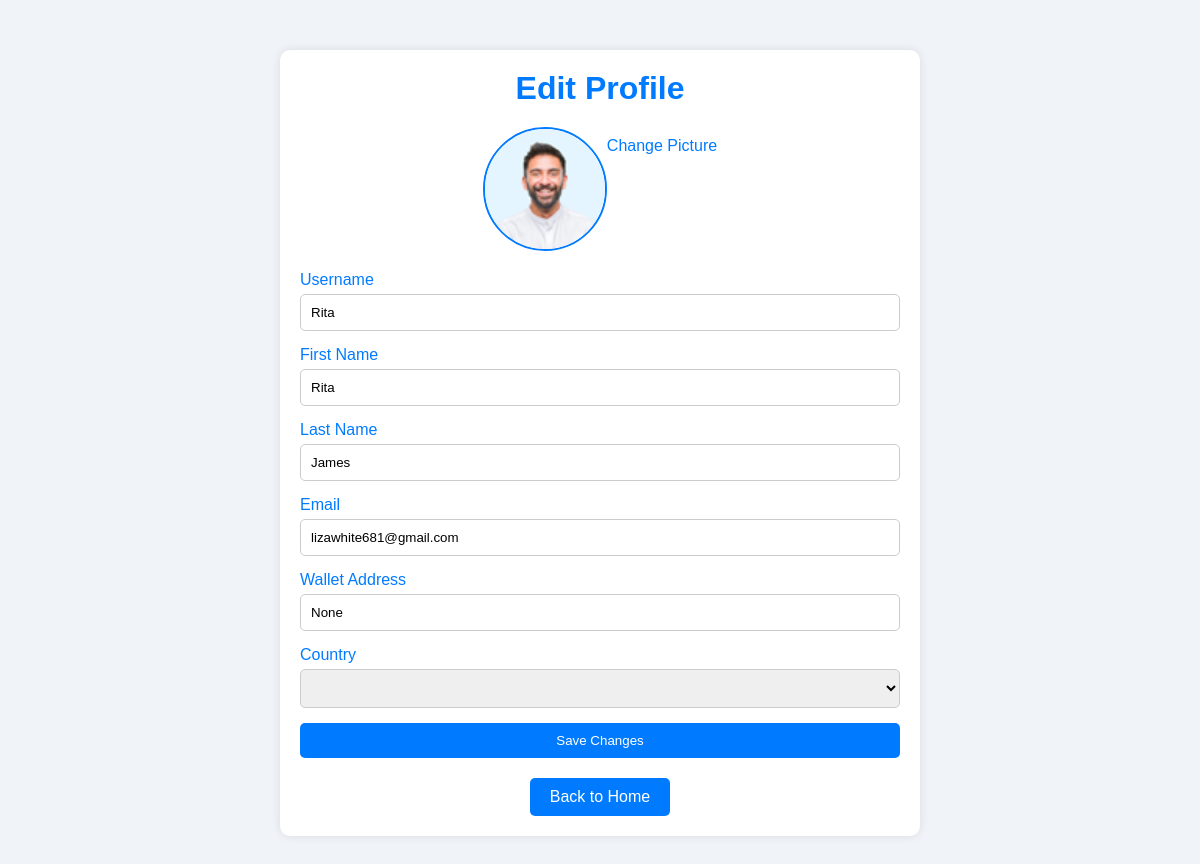
The app's page /profile_page (signed in) with its own data.
### WinCoinDevApp/models.py (models this page shows, shortened)
class CustomUser(AbstractUser):
    first_name = models.CharField(max_length=20)
    last_name = models.CharField(max_length=20)
    username = models.CharField(max_length=20, unique=True)
    email = models.EmailField(unique=True)
    phone_number = models.IntegerField(null=True, unique=True)
    wallet_address = models.CharField(max_length=100, null=True, blank=True)
    investment_plan = models.ForeignKey(InvestmentPlan, on_delete=models.CASCADE, related_name='investment_plans', null=True, blank=True)
    balance = models.IntegerField(default=0)
    country = models.CharField(max_length=100,null = True, blank=True)
    profile_picture = models.ImageField(upload_to='profile_pictures/', null=True, blank=True, default=settings.DEFAULT_PROFILE_PICTURE)  # New field
    STATUS = (
        ('admin', 'admin'),
        ('investor', 'investor'),
    )
    status = models.CharField(max_length=100, choices=STATUS, default='investor')
    groups = models.ManyToManyField(Group, related_name='customuser_set', blank=True)
    user_permissions = models.ManyToManyField(Permission, related_name='customuser_set', blank=True)
    USERNAME_FIELD = 'email'
    REQUIRED_FIELDS = ['username']

### WinCoinDevApp/views.py (the view)
# urls.py: path('profile_page', views.profile_page, name='profile_page'),
def profile_page(request):
    if request.method == 'POST':
        form = ProfileForm(request.POST, request.FILES, instance=request.user)
        if form.is_valid():
            form.save()
            return redirect('dashboard')
    else:
        form = ProfileForm(instance=request.user)
    return render(request, 'WinCoinDevApp/dashboard/profile_page.html',{'form':form})

### WinCoinDevApp/forms.py
class ProfileForm(forms.ModelForm):
    class Meta:
        model = CustomUser
        fields = ['profile_picture', 'username', 'first_name', 'last_name', 'email', 'wallet_address', 'country']
        widgets = {
            'country': forms.Select(choices=[(country.alpha_2, country.name) for country in pycountry.countries])
        }

### WinCoinDevApp/templates/WinCoinDevApp/dashboard/profile_page.html (shortened to what this page needs)
{% load static %}
<!DOCTYPE html>
<html lang="en">
<head>
</head>
<body>
<div class="profile-container">
    <div class="profile-header">
        <h1>Edit Profile</h1>
    </div>
    <form class="profile-form" method="post" enctype="multipart/form-data">
        <div class="profile-picture">
            <img src="{% if request.user.profile_picture %}{{ request.user.profile_picture.url }}{% else %}{% static 'dashboard/img/client_img.png' %}{% endif %}" alt="Profile Picture" id="profileImage">
            <label for="profilePictureInput" class="edit-picture">Change Picture</label>
        </div>
        <label for="username">Username</label>
        <input type="text" id="username" name="username" value="{{ form.username.value|default_if_none:request.user.username }}">
        <label for="firstName">First Name</label>
        <input type="text" id="firstName" name="first_name" value="{{ form.first_name.value|default_if_none:request.user.first_name }}">
        <label for="lastName">Last Name</label>
        <input type="text" id="lastName" name="last_name" value="{{ form.last_name.value|default_if_none:request.user.last_name }}">
        <label for="email">Email</label>
        <input type="email" id="email" name="email" value="{{ form.email.value|default_if_none:request.user.email }}">
        <label for="walletAddress">Wallet Address</label>
        <input type="text" id="walletAddress" name="wallet_address" value="{{ form.wallet_address.value|default_if_none:request.user.wallet_address }}">
        <label for="country">Country</label>
        <select id="country" name="country">
        </select>
        <button type="submit" class="save-button">Save Changes</button>
        <div class="button-container">
            <a href="{% url 'dashboard' %}" class="button">Back to Home</a>
        </div>
    </form>
</div>
</body>
</html>

### WinCoinDevApp/templates/WinCoinDevApp/dashboard/profile_page.html (style rules this page uses)
body { font-family: Arial, sans-serif; background-color: #f0f4f8; color: #333; margin: 0; padding: 0; }
.profile-container { max-width: 600px; margin: 50px auto; padding: 20px; background-color: #fff; border-radius: 10px; box-shadow: 0 0 10px rgba(0, 0, 0, 0.1); }
.profile-header { text-align: center; margin-bottom: 20px; }
.profile-header h1 { margin: 0; color: #007bff; }
.profile-picture { display: flex; justify-content: center; margin-bottom: 20px; }
.profile-picture img { width: 120px; height: 120px; border-radius: 50%; object-fit: cover; border: 2px solid #007bff; }
.edit-picture { display: block; margin-top: 10px; color: #007bff; cursor: pointer; }
.profile-form label { display: block; margin-bottom: 5px; color: #007bff; }
.profile-form input, .profile-form select { width: 100%; padding: 10px; margin-bottom: 15px; border: 1px solid #ccc; border-radius: 5px; box-sizing: border-box; }
.save-button { background-color: #007bff; color: #fff; padding: 10px 20px; border: none; border-radius: 5px; cursor: pointer; display: block; width: 100%; }
.button-container { text-align: center; margin-top: 20px; }
.button { display: inline-block; padding: 10px 20px; font-size: 16px; color: #ffffff; background-color: #007bff; border: none; border-radius: 5px; text-decoration: none; transition: background-color 0.3s ease; }

### records on screen
CustomUser: profile_picture (picture), username "Rita", first_name "Rita", last_name "James", email "lizawhite681@gmail.com", wallet_address "None"
